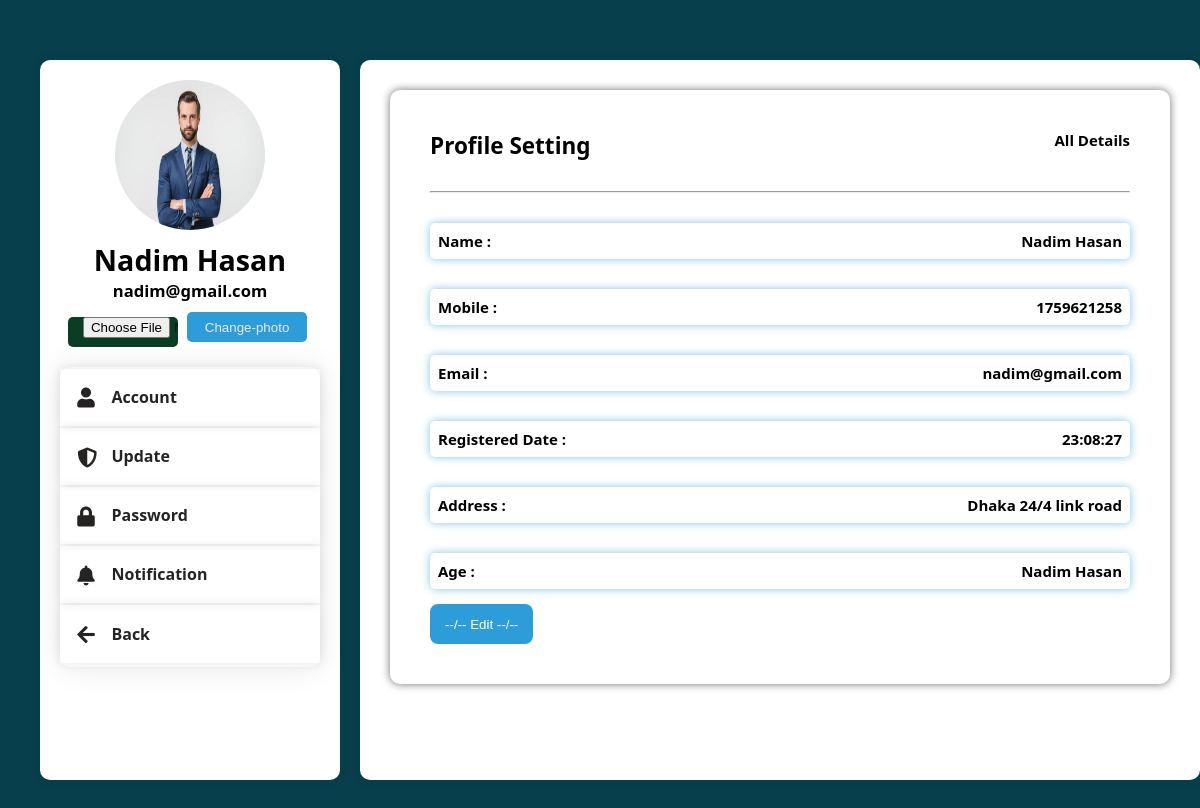
Screenshot of /Investor/profile_investor_details.php (signed in) with the database file from the repository.
### tables this page shows
CREATE TABLE `investor_reg_table1` (
  `id` int(11) NOT NULL,
  `investor_profile` varchar(255) NOT NULL,
  `first-name` varchar(255) NOT NULL,
  `last-name` varchar(255) NOT NULL,
  `name` varchar(255) NOT NULL,
  `username` varchar(255) NOT NULL,
  `password` varchar(255) NOT NULL,
  `nid` int(255) NOT NULL,
  `email` varchar(255) NOT NULL,
  `phone` int(11) NOT NULL,
  `date_sign` varchar(100) NOT NULL,
  `role` varchar(255) NOT NULL DEFAULT 'inv'
);

### Investor/profile_investor_details.php (the view, shortened to what this page needs)
<?php
require "include/profile_sidebar.php";?>
<div class="settingside-allform">
                     <form action="" class="details showdetails">
                        <div class="item1">
                           <h2>Profile Setting</h2>
                           <lebel>All Details</lebel>
                        </div>
                           <hr>
        <?php
                            require "../Admin/includes/configure.php";
                      if(!$connnection){
                           die("not connected".mysqli_error());
                         }else{
                           $usnm=$_SESSION['useRname'];
                           $query="SELECT * FROM `investor_reg_table1` WHERE username = '$usnm'";
                  $result=mysqli_query($connnection,$query);
                     $count=mysqli_num_rows($result);
                         if($count>0){
                           $row=mysqli_fetch_assoc($result);
                                   $fname=$row['first-name'];
                                   $lname=$row['last-name'];
                                   $email=$row['email'];
                                   $phone=$row['phone'];
                                   $date=$row['date_sign'];
                                   $fullname=$fname." ".$lname;
                                   $address="Dhaka 24/4 link road";
           ?>
                          <div class="item">
                           <lebel>Name :</lebel>
                           <p><?php echo "$fullname"; ?></p>
                        </div>
                        <div class="item">
                           <lebel>Mobile :</lebel>
                           <p><?php echo "$phone"; ?></p>
                        </div>
                        <div class="item">
                           <lebel>Email :</lebel>
                           <p><?php echo "$email"; ?></p>
                        </div>
                        <div class="item">
                           <lebel>Registered Date :</lebel>
                           <p><?php echo "$date"; ?></p>
                        </div>
                        <div class="item">
                           <lebel>Address :</lebel>
                           <p><?php echo "$address"; ?></p>
                        </div>
                        <div class="item">
                           <lebel>Age :</lebel>
                           <p><?php echo "$fullname"; ?></p>
                        </div>
                        <div class="item2">
                           <form method="post" action="">
                        <input type="submit" value="--/-- Edit --/--" name="submit"><br>
                        </div>
                     </form>
                    <?php }}
                    ?>
          </div>
        </div>
</div>
</body>
</html>

### Investor/include/profile_sidebar.php (shortened to what this page needs)
<!DOCTYPE html>
<html>
    <head>
        <link rel="stylesheet" href="profile_setting_style.css">
        <link rel="stylesheet" href="https://cdnjs.cloudflare.com/ajax/libs/font-awesome/5.15.3/css/all.min.css">
    </head>
    <body>
    <?php         require "../Admin/includes/configure.php";
    if(!$connnection){
         die("not connected".mysqli_error());
       }else{
         $usnm=$_SESSION['useRname'];
         $query="SELECT * FROM `investor_reg_table1` WHERE username = '$usnm'";
$result=mysqli_query($connnection,$query);
   $count=mysqli_num_rows($result);
       if($count>0){
         $row=mysqli_fetch_assoc($result);
                 $profile_pic=$row['investor_profile'];
                 $fname=$row['name'];
                 $email=$row['email'];
                 $fullname=$fname;
                 ?>
<div class="mainpage">
    <div class="container">
          <div class="sidebarfor">
              <div class="profilebigone">
                   <img src="investor_profile/<?php echo $profile_pic;?>">
              </div>
              <div class="name">
                   <h1><?php echo $fullname;?></h1>
                   <h4><?php echo $email;?></h4>
                   <form method="post" action="profile_change_chk.php" enctype="multipart/form-data">
                   <input type="file" value="Change-photo" name="pic">
                   <input type="submit" value="Change-photo" name="submitt">
                 </form>
              </div>
              <ul class="list">
                <li><a href="profile_investor_details.php"><i class="fas fa-user"></i> Account</a></li>
                <li><a href="profile_investor_update_real.php"><i class="fas fa-shield-alt"></i> Update</a></li>
                <li><a href="profile_investor_password_change_real.php"><i class="fas fa-lock"></i> Password</a></li>
                <li><a href="#"><i class="fas fa-bell"></i> Notification</a></li>
                <li><a href="investor_home.php"><i class="fas fa-arrow-left"></i> Back</a></li>
            </ul>
          </div>
       <?php }
             }
             ?>

### Investor/profile_setting_style.css (style rules this page uses)
* { margin: 0; padding: 0; box-sizing: border-box; }
body { font-family: 'ui-sans-sarif' ,system-ui, -apple-system, BlinkMacSystemFont, 'Segoe UI', Roboto, Oxygen, Ubuntu, Cantarell, 'Open Sans', 'Helvetica Neue', sans-serif; }
.container { width: 100%; min-height: 90vh; background-color: #083f4c; display: flex; flex-direction: row; margin:auto; }
.sidebarfor h1 { font-size: calc(.5 * (5.5vh + 1.1vw)); }
.sidebarfor h4 { font-size: calc(.5 * (2.5vh + 1.1vw)); }
.sidebarfor { background-color: #fff; display: flex; flex-direction: column; height: 90vh; width: 25%; margin: 40px; margin-right: 20px; margin-top: 60px; padding: 20px; border-radius: 10px; box-shadow: 0 0 10px rgba(0, 0, 0, 0.1); }
.sidebarfor img { display: block; width: 150px; height: 150px; border-radius: 50%; align-self: center; margin-left: auto; margin-right: auto; }
.list { background-color: white; display: flex; flex-direction: column; margin-top: 10px; border-radius: 10px; height: 300px; box-shadow: 0 0 30px rgba(0, 0, 0, 0.1); }
.list li { list-style: none; padding: 17.3px; margin-top: 2px; box-shadow: 0 0 10px rgba(0, 0, 0, 0.1); }
.list li a { text-decoration: none; color: #262323; font-weight: bold; }
.list li a i { width: 20px; height: 20px; font-size: 20px; margin-right: 10px; vertical-align: middle; }
.name { text-align: center; margin-top: 10px; margin-bottom: 10px; }
input[type="submit"] { margin-top: 10px; width: 120px; padding: 0px 15px; background-color: #2d9dda; color: #ece7e7; border: none; height: 30px; border-radius: 5px; margin-right: 5px; cursor: pointer; }
input[type="file"] { margin-top: 10px; width: 110px; padding: 0px 15px; background-color: #0a3d23; color: #171616; border: none; height: 30px; border-radius: 5px; margin-right: 5px; cursor: pointer; }
.settingside-allform { background-color: #fff; width: 70%; height: 90vh; margin-top: 60px; padding: 20px; border-radius: 10px; box-shadow: 0 0 10px rgba(0, 0, 0, 0.1); }
.details { margin: 10px; }
.details input[type="submit"] { width: auto; background-color: #2d9dda; color: #fff; border: none; height: 40px; border-radius: 8px; margin-top: 15px; cursor: pointer; transition: background-color 0.3s; }
.showdetails { display: block; font-weight: bold; margin-bottom: 5px; font-size: 15px; display: flex; flex-direction: column; padding: 40px; box-shadow: 0 0 8px rgba(17, 17, 18, 0.6); border-radius: 10px; }
.item1 { display: flex; justify-content: space-between; text-align:left; margin-bottom: 30px; }
.item { display: flex; justify-content: space-between; text-align:left; margin-top: 30px; padding: 8px; border-color: #2d9dda; box-shadow: 0 0 8px rgba(45, 157, 218, 0.6); border-radius: 5px; }

### rows the page displays
investor_reg_table1: investor_profile (picture), name "Nadim Hasan", email "nadim@gmail.com", value "Nadim Hasan", phone "1759621258", date_sign "23:08:27"

### other values shown
$address "Dhaka 24/4 link road"
